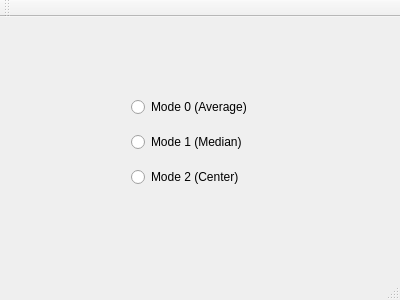
<?xml version="1.0" encoding="UTF-8"?>
<ui version="4.0">
 <class>MainWindow</class>
 <widget class="QMainWindow" name="MainWindow">
  <property name="geometry">
   <rect>
    <x>0</x>
    <y>0</y>
    <width>400</width>
    <height>300</height>
   </rect>
  </property>
  <property name="windowTitle">
   <string>MainWindow</string>
  </property>
  <widget class="QWidget" name="centralWidget">
   <widget class="QWidget" name="layoutWidget">
    <property name="geometry">
     <rect>
      <x>120</x>
      <y>60</y>
      <width>155</width>
      <height>131</height>
     </rect>
    </property>
    <layout class="QVBoxLayout" name="verticalLayout">
     <item>
      <widget class="QRadioButton" name="radioButton_mode0">
       <property name="text">
        <string>Mode 0 (Average)</string>
       </property>
      </widget>
     </item>
     <item>
      <widget class="QRadioButton" name="radioButton_mode1">
       <property name="text">
        <string>Mode 1 (Median)</string>
       </property>
      </widget>
     </item>
     <item>
      <widget class="QRadioButton" name="radioButton_mode2">
       <property name="text">
        <string>Mode 2 (Center)</string>
       </property>
      </widget>
     </item>
    </layout>
   </widget>
  </widget>
  <widget class="QMenuBar" name="menuBar">
   <property name="geometry">
    <rect>
     <x>0</x>
     <y>0</y>
     <width>400</width>
     <height>26</height>
    </rect>
   </property>
  </widget>
  <widget class="QToolBar" name="mainToolBar">
   <attribute name="toolBarArea">
    <enum>TopToolBarArea</enum>
   </attribute>
   <attribute name="toolBarBreak">
    <bool>false</bool>
   </attribute>
  </widget>
  <widget class="QStatusBar" name="statusBar"/>
 </widget>
 <layoutdefault spacing="6" margin="11"/>
 <resources/>
 <connections/>
</ui>
